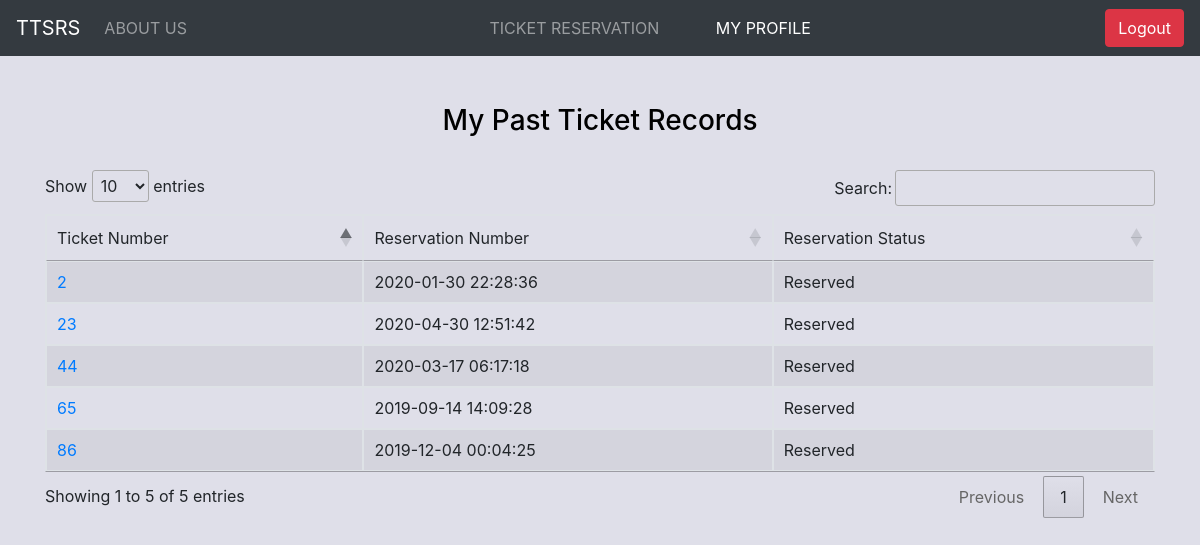
/profile.php (signed in), run on the app's committed database.
### tables this page shows
CREATE TABLE `reserved_by` (
  `customer_username` varchar(20) NOT NULL,
  `TICKET_ID` int(11) NOT NULL AUTO_INCREMENT,
  `res_date` datetime NOT NULL,
  `confirm_sale` varchar(20) NOT NULL,
  PRIMARY KEY (`TICKET_ID`)
);

### profile.php (the view, shortened to what this page needs)
<?php include 'header-loggedin.php';?>
<link rel="stylesheet" href="https://cdn.datatables.net/1.10.12/css/dataTables.bootstrap.min.css" />
<link rel="stylesheet" href="https://cdn.datatables.net/1.10.21/css/jquery.dataTables.min.css" />
<?php
 $username=$_SESSION['id'];
?>
 <body>
     <?php
      $db = new PDO("mysql:host=localhost;dbname=theatre;charset=utf8","root","");
       $query = $db->query("SELECT TICKET_ID,res_date,confirm_sale from reserved_by WHERE customer_username='$username'");
    ?>
     <br> <br>
      <div class="container">
        <h3 style="text-align:center;color: black">My Past Ticket Records</h3>
        <br>
       <div class="table-responsive">
           <table id="veri" class="table table-striped table-bordered">
             <thead>
             <tr>
             <td>Ticket Number</td>
             <td>Reservation Number</td>
             <td>Reservation Status	</td>
             </tr>
             </thead>
              <?php
                 foreach($query as $row) {
                    ?>
                    <tr>
                    <td><a href="biletdetay.php?detay=<?php echo $row['TICKET_ID'];?>"target="_blank"><?php echo $row['TICKET_ID'];?><a/></td>
                    <td><?php echo $row["res_date"];?></td>
                    <td><?php echo $row["confirm_sale"];?></td>
                    </tr>
                    <?php
                 }
               ?>
           </table>
       </div>
      </div>
 </body>
<?php include 'footer.php'?>

### header-loggedin.php (style rules this page uses)
body { background-color: rgba(95, 95, 145, 0.2) }

### data on the page
reserved_by: TICKET_ID "2", res_date "2020-01-30 22:28:36", confirm_sale "Reserved"
reserved_by: TICKET_ID "23", res_date "2020-04-30 12:51:42", confirm_sale "Reserved"
reserved_by: TICKET_ID "44", res_date "2020-03-17 06:17:18", confirm_sale "Reserved"
reserved_by: TICKET_ID "65", res_date "2019-09-14 14:09:28", confirm_sale "Reserved"
reserved_by: TICKET_ID "86", res_date "2019-12-04 00:04:25", confirm_sale "Reserved"
